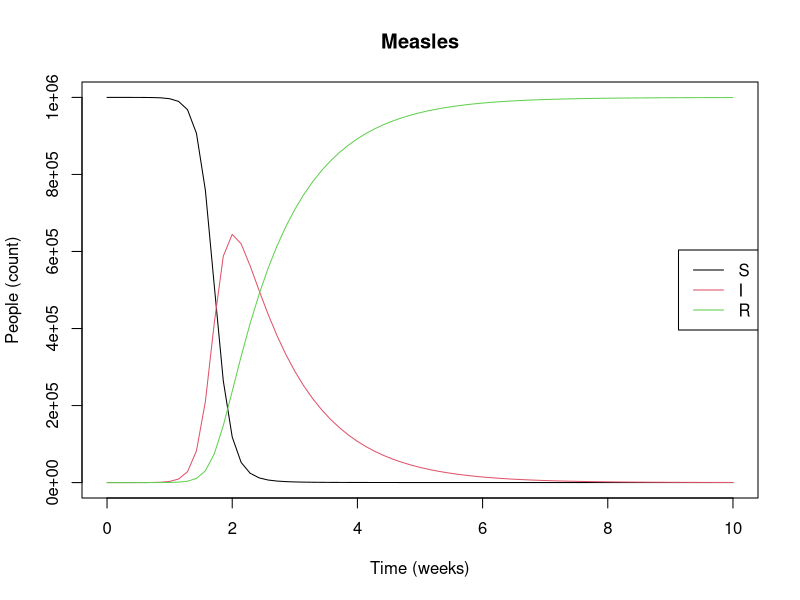
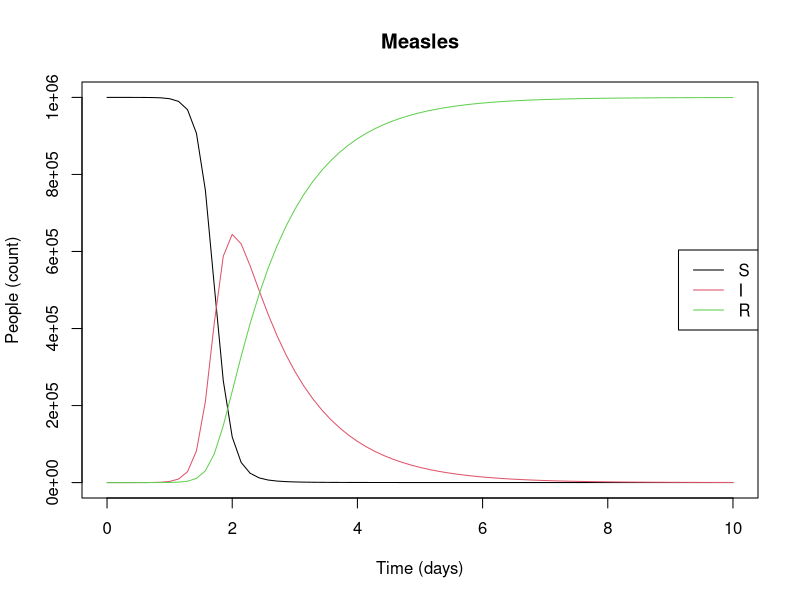
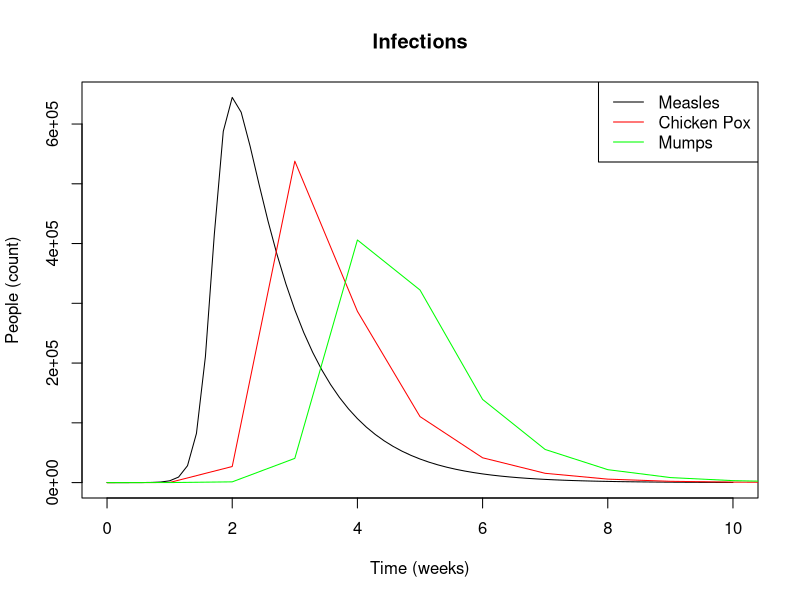

Write R code to recreate these figures, in order.
## Code for the worksheet that was given out on 1/30
library(deSolve)

parms <- c(beta = 0.75, k = 12 , r = 1)
inits <- c(S = 999999, I = 1, R = 0)
dt <- seq(0, 10, 1/7)

SIR <- function(t, x, parms){
    with(as.list(c(parms, x)), {
        
        N <- S + I + R
        dS <- - (beta * k * S * I) / N
        dI <- + (beta * k * S * I) / N - r * I
        dR <- r * I
        
        der <- c(dS, dI, dR)
        
        return(list(der))
    }) 
}

simulation <- as.data.frame(ode(y = inits, times = dt,
                                func = SIR, parms = parms))

matplot(x = simulation[, 1], y = simulation[, 2:4], type = "l", 
        lty = 1, xlab = "Time (weeks)", ylab = "People (count)", 
        main = "Measles")
legend(x = "right", legend = c('S', 'I', 'R'), 
       col = 1:3, lty = 1)

## NOTE: We could have done ANY arbitrary time scale. Let's do days.
## Note that k and r get scaled by 7 since there are 7 days in a week
parms <- c(beta = 0.75, k = 12/7 , r = 1/7)
inits <- c(S = 999999, I = 1, R = 0)
dt <- seq(0, 10 * 7, 1)

simulation_days <- as.data.frame(ode(y = inits, times = dt,
                                     func = SIR, parms = parms))

matplot(x = simulation[, 1], y = simulation[, 2:4], type = "l", 
        lty = 1, xlab = "Time (days)", ylab = "People (count)", 
        main = "Measles")
legend(x = "right", legend = c('S', 'I', 'R'), 
       col = 1:3, lty = 1)

## Compare the two datasets
head(cbind(simulation, simulation_days))

## Mumps and chickenpox exercise
parms_mumps <- c(beta = 0.38, k = 12 , r = 1)
parms_cpox <- c(beta = .51, k = 12, r = 1)
sim_mumps <- as.data.frame(ode(y = inits, times = dt,
                               func = SIR, parms = parms_mumps))
sim_cpox <- as.data.frame(ode(y = inits, times = dt,
                               func = SIR, parms = parms_cpox))

# Get the maximum number of infected for each
max(simulation$I)
max(sim_mumps$I)
max(sim_cpox$I)

# When did it hit the maximum?
print(c(simulation$time[which.max(simulation$I)], 
        sim_mumps$time[which.max(sim_mumps$I)], 
        sim_cpox$time[which.max(sim_cpox$I)]))

# Plot all three
plot(x = simulation$time, y = simulation$I, type = "l", 
     xlab = "Time (weeks)", ylab = "People (count)", main = "Infections")
lines(x = sim_cpox$time, y = sim_cpox$I, col = "red")
lines(x = sim_mumps$time, y = sim_mumps$I, col = "green")
legend(x = "topright", legend = c('Measles', 'Chicken Pox', 'Mumps'), 
       col = c("black", "red", "green"), lty = 1)
